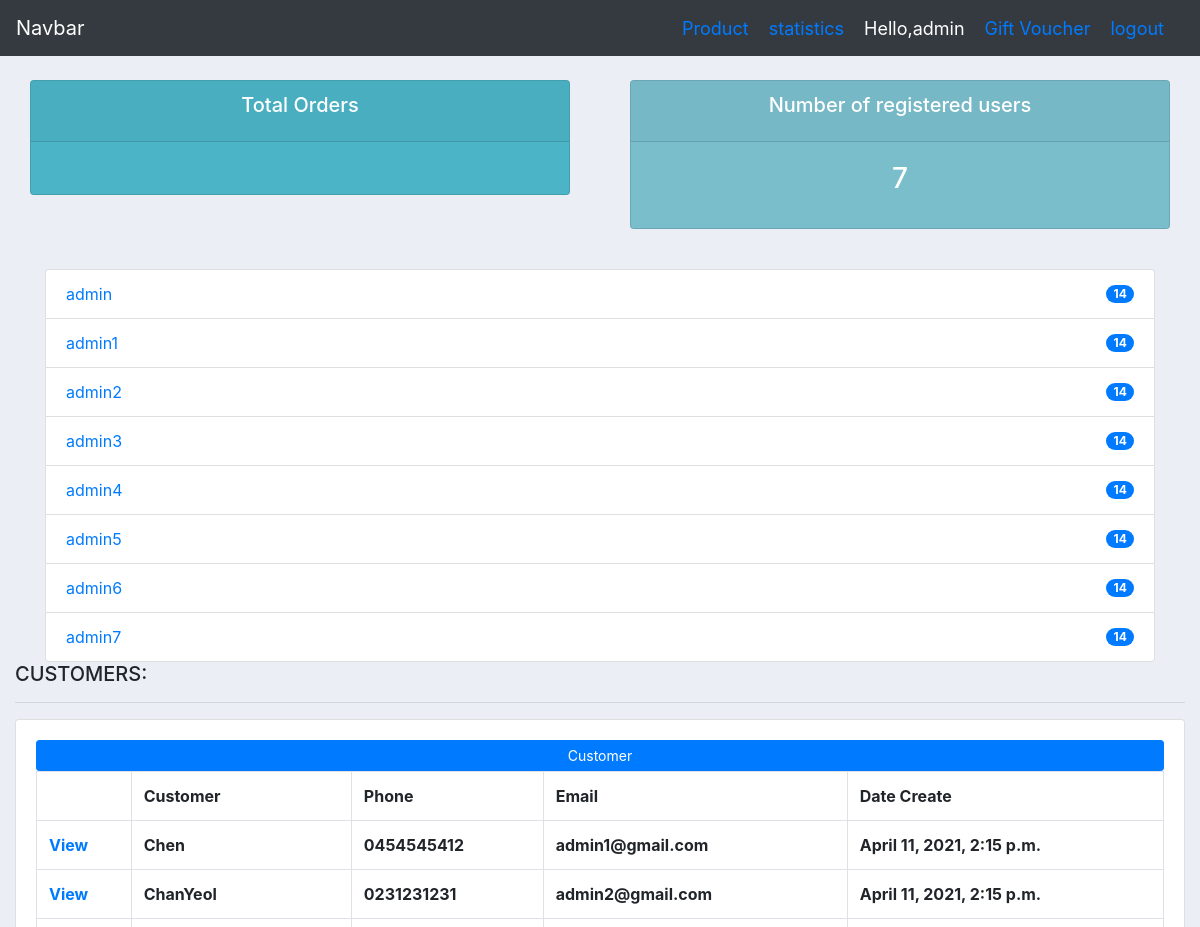
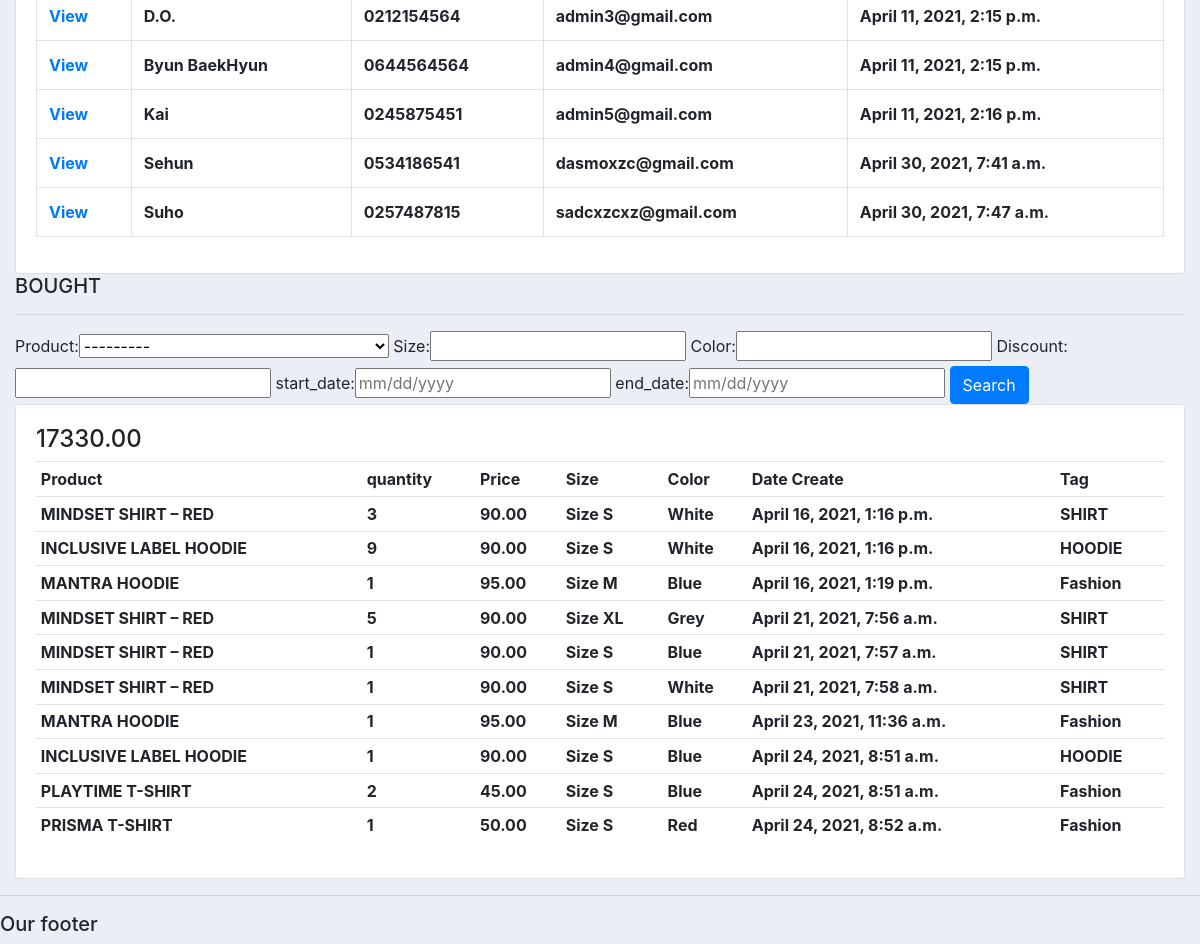
Page / (signed in) on the earlier database version (2 pictures, top to bottom).
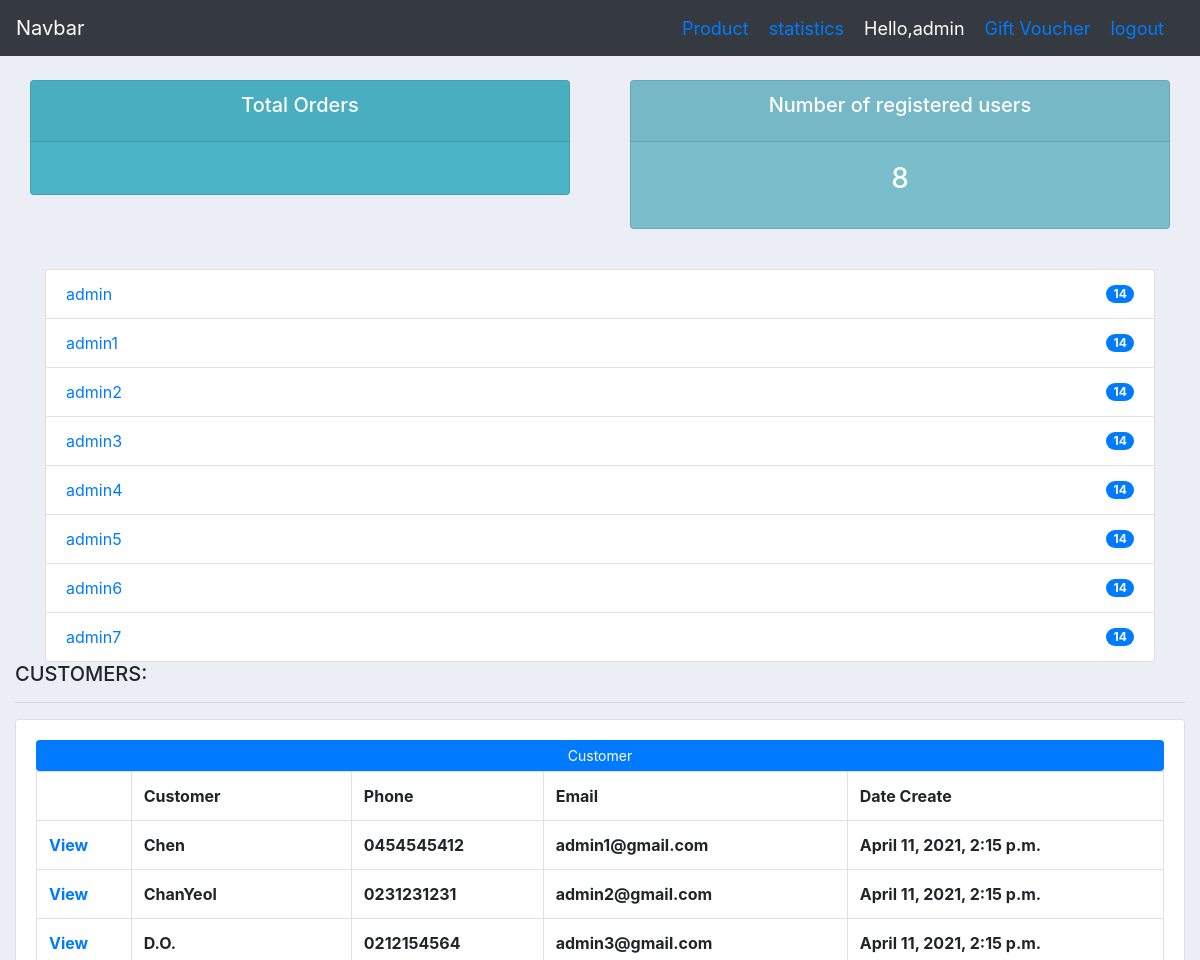
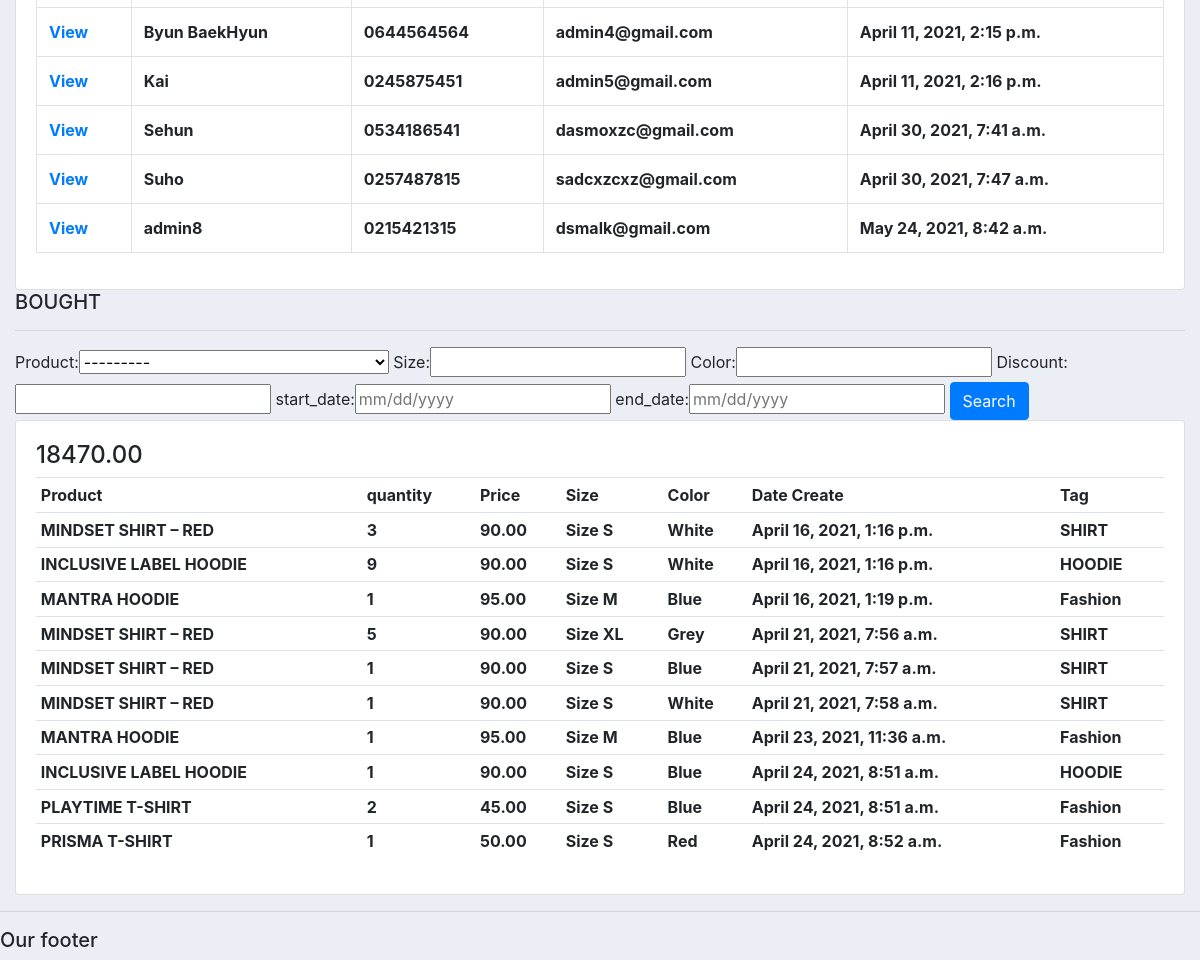
Same page on the later database version (2 pictures, top to bottom).
### chat/models.py (models this page shows, shortened)
class Room(models.Model):
    nameRoom = models.ForeignKey(User,on_delete=models.CASCADE)

### ecom/models.py (models this page shows, shortened)
class Customer(models.Model):
    user = models.OneToOneField(User, null =True,blank=True, on_delete=models.CASCADE)
    name = models.CharField(max_length=200,null=True)
    phone = models.CharField(max_length=200,null=True)
    email = models.CharField(max_length=200,null=True)
    profile_pic = models.ImageField(default="null" ,null=True, blank=True)
    date_created = models.DateTimeField(auto_now_add=True,null=True)

class Data(models.Model):
    product = models.ForeignKey(Product, on_delete=models.SET_NULL, null=True)
    dataOrder = models.ForeignKey(DataOrder, on_delete=models.SET_NULL, null=True)
    date_complete = models.DateTimeField(auto_now_add=True)
    complete = models.BooleanField(default=False)
    quantity = models.IntegerField(default=0, null=True, blank=True)
    size = models.CharField(max_length=100, null=True)
    color = models.CharField(max_length=100, null=True)
    discount = models.DecimalField(default=0.0,decimal_places=2,max_digits=3)

class Product(models.Model):
    TYPE = (
        ('Men', 'Men'),
        ('Women', 'Women'),
        ('Bag', 'Bag'),
        ('Shoes', 'Shoes'),
        ('Watches', 'Watches'),
    )
    TAGS = (
        ('HOODIE','HOODIE'),
        ('SHIRT','SHIRT'),
        ('Fashion', 'Fashion'),
        ('Lifestyle', 'Lifestyle'),
        ('Denim', 'Denim'),
        ('Streetstyle', 'Streetstyle'),
        ('Crafts', 'Crafts'),
    )
    SIZE = (
        ('S', 'S'),
        ('M', 'M'),
        ('L', 'L'),
        ('XL', 'XL'),
        ('XXL', 'XXL'),
    )
    name     = models.CharField(max_length=200,null=True)
    priceFilter    = models.IntegerField(   null=True)
    price    = models.DecimalField(max_digits=8,null=True,decimal_places=2)
    favorite = models.CharField(max_length=200, default=0,null=True,blank=True)
    type     = models.CharField(max_length=200,null=True,choices=TYPE)
    description =models.CharField(max_length=200,null=True,blank=True)
    date_created =models.DateTimeField(auto_now_add=True,null=True)
    tag      = models.CharField(max_length=200,null=True,choices=TAGS)
    images1  = models.ImageField(default="null",null=True, blank=True)
    images2  = models.ImageField(default="null",null=True, blank=True)
    images3  = models.ImageField(default="null",null=True, blank=True)
    widthS   = models.FloatField(null=True)
    heightS   = models.FloatField(null=True)
    sleeveS   = models.FloatField(null=True)
    shoulderS = models.FloatField(null=True)
    widthM    = models.FloatField(null=True)
    heightM   = models.FloatField(null=True)
    sleeveM   = models.FloatField(null=True)
    shoulderM = models.FloatField(null=True)
    widthL    = models.FloatField(null=True)
    heightL   = models.FloatField(null=True)
    sleeveL   = models.FloatField(null=True)
    shoulderL = models.FloatField(null=True)
    widthXL    = models.FloatField(null=True)
    heightXL   = models.FloatField(null=True)
    sleeveXL   = models.FloatField(null=True)
    shoulderXL = models.FloatField(null=True)
    widthXXL    = models.FloatField(null=True)
    heightXXL   = models.FloatField(null=True)
    sleeveXXL   = models.FloatField(null=True)
    shoulderXXL = models.FloatField(null=True)
    amout = models.IntegerField(default= 100,null=True, blank=True)
    cost = models.DecimalField(default=30.0,max_digits=8,null=True,decimal_places=2)
    def __str__(self):
        return self.name

### ecom/decorators.py (the view)
    def wrapper_function(request, *args, **kwargs):
        group = None
        if request.user.groups.exists():
            group = request.user.groups.all()[0].name
            print('group', group)
        if group == 'customer':
            return redirect('user-page')
        elif group == 'admin':
            return view_func(request, *args, **kwargs)

### ecom/templates/admin/dashboard.html
{%  extends 'admin/mainadmin.html' %}
{% block content %}
{%  include 'admin/status.html' %}
<br>
<div class="container">
	<ul class="list-group">
		{% for room in room%}
		<li class="list-group-item d-flex justify-content-between align-items-center">
		  <a href="{% url 'chat:chat' room.nameRoom %}">{{room.nameRoom}}</a>
		  <span class="badge badge-primary badge-pill">14</span>
		</li>
		{% endfor %}
	</ul>
</div>
<div class="row">
	<div class="col-md-12">
		<h5>CUSTOMERS:</h5>
		<hr>
		<div class="card card-body">
			<a class="btn btn-primary  btn-sm btn-block" href="">Customer</a>
			<table class="table table-bordered">
				<tr>
					<th></th>
					<th>Customer</th>
					<th>Phone</th>
					<th>Email</th>
					<th>Date Create</th>
				</tr>
				{% for customer in customer %}
				<tr>
					<th><a href="{% url 'dashboard:customer' customer.id %}">View</a> </th>
					<th>{{customer.name}}</th>
					<th>{{customer.phone}}</th>
					<th>{{customer.email}}</th>
					<th>{{customer.date_created}}</th>
				</tr>
				{% endfor %}
			</table>
		</div>
	</div>
	<div class="col-md-12">
		<h5>BOUGHT</h5>
		<hr>
		<form method="get">
			{{myFilter.form}}
			<button class="btn btn-primary" type="submit">Search</button>
		</form>
		<div class="card card-body">
			<h4>{{total}}</h4>
			<table class="table table-sm">
				<tr>
					<th>Product</th>
					<th>quantity</th>
					<th>Price</th>
					<th>Size</th>
					<th>Color</th>
					<th>Date Create</th>
					<th>Tag</th>
				</tr>
		        {% for item in data %}
				<tr>
					<th>{{item.product.name}}</th>
					<th>{{item.quantity}}</th>
					<th>{{item.product.price}}</th>
					<th>{{item.size}}</th>
					<th>{{item.color}}</th>
					<th>{{item.date_complete}}</th>
					<th>{{item.product.tag}}</th>
				</tr>
				{% endfor %}
			</table>
		</div>
	</div>
</div>
{% endblock %}

Differences in the rows shown:
added Customer: name "admin8", phone "0215421315", email "dsmalk@gmail.com", date_created "May 24, 2021, 8:42 a.m."
Other differences:
{{ numberUser }}: "7" → "8"
{{ total }}: "17330.00" → "18470.00"
